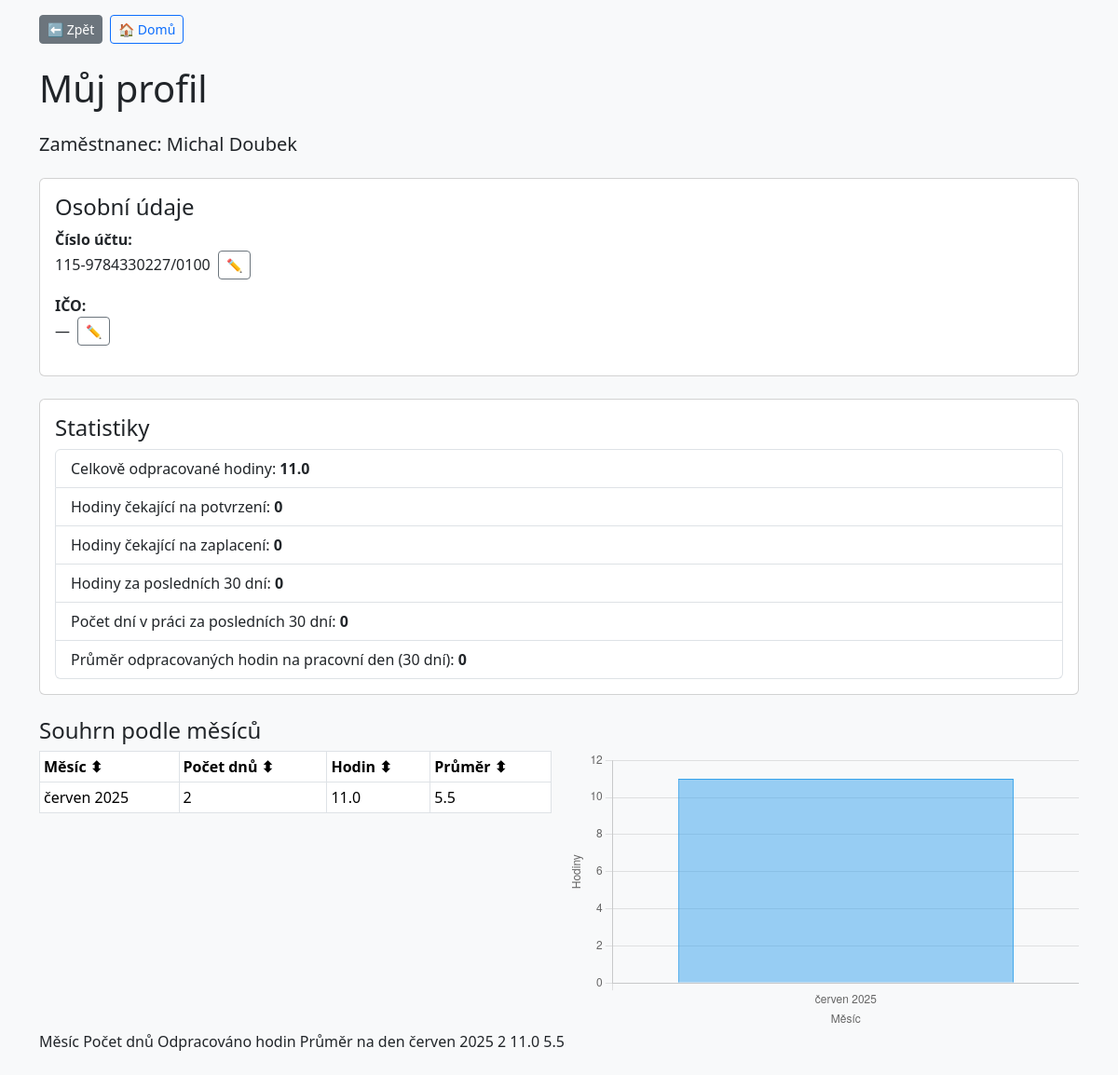
/muj_profil (signed in), run on the app's committed database.
### tables this page shows
CREATE TABLE users (
                id INTEGER PRIMARY KEY AUTOINCREMENT,
                username TEXT UNIQUE NOT NULL,
                password TEXT NOT NULL,
                first_name TEXT,
                last_name TEXT,
                note TEXT,
                job_location TEXT,
                is_admin INTEGER NOT NULL DEFAULT 0,
                hourly_rate REAL
            , ico TEXT, bank_account TEXT);

### main.py (the view)
@app.route('/muj_profil')
def muj_profil():
    if 'username' not in session:
        return redirect(url_for('login'))
    db = get_db()
    username = session['username']
    user = db.execute('SELECT * FROM users WHERE username = ?',
                      (username, )).fetchone()
    records = db.execute('SELECT * FROM dochazka WHERE username = ?',
                         (username, )).fetchall()
    total_hours = pending_hours = unpaid_hours = last_30_days_hours = last_30_days_days = 0
    today = datetime.today()
    threshold = today - timedelta(days=30)
    for r in records:
        if r['in_time'] and r['out_time']:
            try:
                in_dt = datetime.strptime(r['in_time'], "%H:%M")
                out_dt = datetime.strptime(r['out_time'], "%H:%M")
                duration = max(0, (out_dt - in_dt).total_seconds() / 3600)
                total_hours += duration
                if r['status'] == 'Čeká na schválení':
                    pending_hours += duration
                elif r['status'] == 'Schváleno – čeká na zaplacení':
                    unpaid_hours += duration
                date_obj = datetime.strptime(r['date'], "%Y-%m-%d")
                if date_obj >= threshold:
                    last_30_days_hours += duration
                    last_30_days_days += 1
            except Exception:
                continue
    avg_daily_hours = round(last_30_days_hours /
                            last_30_days_days, 2) if last_30_days_days else 0
    monthly_summary = defaultdict(lambda: {'hours': 0.0, 'days': 0})
    for r in records:
        if r['in_time'] and r['out_time']:
            try:
                in_dt = datetime.strptime(r['in_time'], "%H:%M")
                out_dt = datetime.strptime(r['out_time'], "%H:%M")
                duration = max(0, (out_dt - in_dt).total_seconds() / 3600)
                date_obj = datetime.strptime(r['date'], "%Y-%m-%d")
                month_key = date_obj.strftime("%Y-%m")
                monthly_summary[month_key]['hours'] += duration
                monthly_summary[month_key]['days'] += 1
            except Exception:
                continue
    try:
        locale.setlocale(locale.LC_TIME, 'cs_CZ.UTF-8')
    except locale.Error:
        locale.setlocale(locale.LC_TIME, '')
    monthly_summary_list = []
    cz_months = [
        "leden", "únor", "březen", "duben", "květen", "červen", "červenec",
        "srpen", "září", "říjen", "listopad", "prosinec"
    ]
    for month_key in sorted(monthly_summary.keys(), reverse=True):
        summary = monthly_summary[month_key]
        year, month = map(int, month_key.split('-'))
        month_name = f"{cz_months[month - 1]} {year}"
        avg = round(summary['hours'] /
                    summary['days'], 2) if summary['days'] else 0
        monthly_summary_list.append({
            'month': month_name,
            'hours': round(summary['hours'], 2),
            'days': summary['days'],
            'avg': avg
        })
    return render_template('muj_profil.html',
                           user=user,
                           total_hours=round(total_hours, 2),
                           pending_hours=round(pending_hours, 2),
                           unpaid_hours=round(unpaid_hours, 2),
                           last_30_days_hours=round(last_30_days_hours, 2),
                           last_30_days_days=last_30_days_days,
                           avg_daily_hours=avg_daily_hours,
                           monthly_summary_list=monthly_summary_list)

### main.py (called while the page is built)
def get_db():
    db = getattr(g, '_database', None)
    if db is None:
        db = g._database = sqlite3.connect(DATABASE)
        db.row_factory = sqlite3.Row
    return db

@app.teardown_appcontext
def close_connection(exception):
    db = getattr(g, '_database', None)
    if db is not None:
        db.close()

### templates/muj_profil.html (shortened to what this page needs)
<!DOCTYPE html>
<html lang="cs">
<head>
    <link rel="stylesheet" href="https://cdn.jsdelivr.net/npm/bootstrap@5.3.2/dist/css/bootstrap.min.css">
</head>
<body class="bg-light">
  <div class="container pt-3">
    <div class="d-flex justify-content-start gap-2">
      <a href="javascript:history.back()" class="btn btn-sm btn-secondary">⬅ Zpět</a>
      <a href="{{ url_for('admin_dashboard') if session.get('is_admin') else url_for('home') }}" class="btn btn-sm btn-outline-primary">🏠 Domů</a>
    </div>
  </div>
  <div class="container py-4">
    <h1 class="mb-4">Můj profil</h1>
    <h5 class="mb-4">Zaměstnanec: {{ user.first_name }} {{ user.last_name }}</h5>
    <div class="card mb-4">
      <div class="card-body">
        <h4 class="card-title">Osobní údaje</h4>
        <div class="mb-3">
          <strong>Číslo účtu:</strong>
          <div class="d-flex align-items-center">
            <span id="accountDisplay">{{ user.bank_account or '—' }}</span>
            <button class="btn btn-outline-secondary btn-sm ms-2" onclick="toggleEdit('account')">✏️</button>
          </div>
        </div>
        <div class="mb-3">
          <strong>IČO:</strong>
          <div class="d-flex align-items-center">
            <span id="icoDisplay">{{ user.ico or '—' }}</span>
            <button class="btn btn-outline-secondary btn-sm ms-2" onclick="toggleEdit('ico')">✏️</button>
          </div>
        </div>
      </div>
    </div>
    <div class="card">
      <div class="card-body">
        <h4 class="card-title">Statistiky</h4>
        <ul class="list-group">
          <li class="list-group-item">Celkově odpracované hodiny: <strong>{{ total_hours }}</strong></li>
          <li class="list-group-item">Hodiny čekající na potvrzení: <strong>{{ pending_hours }}</strong></li>
          <li class="list-group-item">Hodiny čekající na zaplacení: <strong>{{ unpaid_hours }}</strong></li>
          <li class="list-group-item">Hodiny za posledních 30 dní: <strong>{{ last_30_days_hours }}</strong></li>
          <li class="list-group-item">Počet dní v práci za posledních 30 dní: <strong>{{ last_30_days_days }}</strong></li>
          <li class="list-group-item">Průměr odpracovaných hodin na pracovní den (30 dní): <strong>{{ avg_daily_hours }}</strong></li>
        </ul>
      </div>
    </div>
    <h4 class="mt-4">Souhrn podle měsíců</h4>
    <div class="d-flex flex-wrap gap-3">
      <div class="table-responsive" style="flex: 1 1 400px;">
        <table class="table table-bordered table-sm bg-white" id="summaryTable">
          <thead>
            <tr>
              <th onclick="sortTable(0)">Měsíc ⬍</th>
              <th onclick="sortTable(1)">Počet dnů ⬍</th>
              <th onclick="sortTable(2)">Hodin ⬍</th>
              <th onclick="sortTable(3)">Průměr ⬍</th>
            </tr>
          </thead>
          <tbody>
            {% for m in monthly_summary_list %}
            <tr>
              <td>{{ m.month }}</td>
              <td>{{ m.days }}</td>
              <td>{{ m.hours }}</td>
              <td>{{ m.avg }}</td>
            </tr>
            {% endfor %}
          </tbody>
        </table>
      </div>
      <div style="flex: 1 1 400px;">
        <canvas id="monthlyChart" height="300"></canvas>
      </div>
    </div>
      <thead>
        <tr>
          <th>Měsíc</th>
          <th>Počet dnů</th>
          <th>Odpracováno hodin</th>
          <th>Průměr na den</th>
        </tr>
      </thead>
      <tbody>
        {% for m in monthly_summary_list %}
        <tr>
          <td>{{ m.month }}</td>
          <td>{{ m.days }}</td>
          <td>{{ m.hours }}</td>
          <td>{{ m.avg }}</td>
        </tr>
        {% endfor %}
      </tbody>
  </div>
  <script>
    // Získání dat z tabulky
    const table = document.getElementById('summaryTable').getElementsByTagName('tbody')[0];
    const months = [];
    const hours = [];
    for (let row of table.rows) {
      months.push(row.cells[0].innerText);
      hours.push(parseFloat(row.cells[2].innerText));
    }
    const ctx = document.getElementById('monthlyChart').getContext('2d');
    const monthlyChart = new Chart(ctx, {
      type: 'bar',
      data: {
        labels: months,
        datasets: [{
          label: 'Odpracované hodiny',
          data: hours,
          borderWidth: 1
        }]
      },
      options: {
        responsive: true,
        maintainAspectRatio: false,
        plugins: {
          legend: { display: false },
          tooltip: { callbacks: {
            label: ctx => `${ctx.raw} h`
          }}
        },
        scales: {
          y: {
            beginAtZero: true,
            title: { display: true, text: 'Hodiny' }
          },
          x: {
            ticks: { autoSkip: false },
            title: { display: true, text: 'Měsíc' }
          }
        }
      }
    });
  </script>
  <script>
    function sortTable(colIndex) {
      const table = document.getElementById("summaryTable").getElementsByTagName("tbody")[0];
      const rows = Array.from(table.rows);
      const isNumeric = colIndex > 0;
      rows.sort((a, b) => {
        const aVal = a.cells[colIndex].innerText;
        const bVal = b.cells[colIndex].innerText;
        return isNumeric
          ? parseFloat(aVal) - parseFloat(bVal)
          : aVal.localeCompare(bVal);
      });
      // Reverse if already sorted ascending
      if (table.sortedCol === colIndex && !table.reversed) {
        rows.reverse();
        table.reversed = true;
      } else {
        table.reversed = false;
      }
      table.sortedCol = colIndex;
      // Překreslení řazení
      rows.forEach(row => table.appendChild(row));
      // Aktualizace grafu
      updateChartFromTable();
    }
    function updateChartFromTable() {
      const rows = document.getElementById("summaryTable").getElementsByTagName("tbody")[0].rows;
      const newLabels = [];
      const newData = [];
      for (let row of rows) {
        newLabels.push(row.cells[0].innerText);
        newData.push(parseFloat(row.cells[2].innerText));
      }
      monthlyChart.data.labels = newLabels;
      monthlyChart.data.datasets[0].data = newData;
      monthlyChart.update();
    }
    </script>
</body>
</html>

### data on the page
users: first_name "Michal", last_name "Doubek", bank_account "115-9784330227/0100"

### other printed values
{{ user.ico or '—' }} "—"
{{ total_hours }} "11.0"
{{ pending_hours }} "0"
{{ unpaid_hours }} "0"
{{ last_30_days_hours }} "0"
{{ last_30_days_days }} "0"
{{ avg_daily_hours }} "0"
{{ m.month }} "červen 2025"
{{ m.days }} "2"
{{ m.hours }} "11.0"
{{ m.avg }} "5.5"
